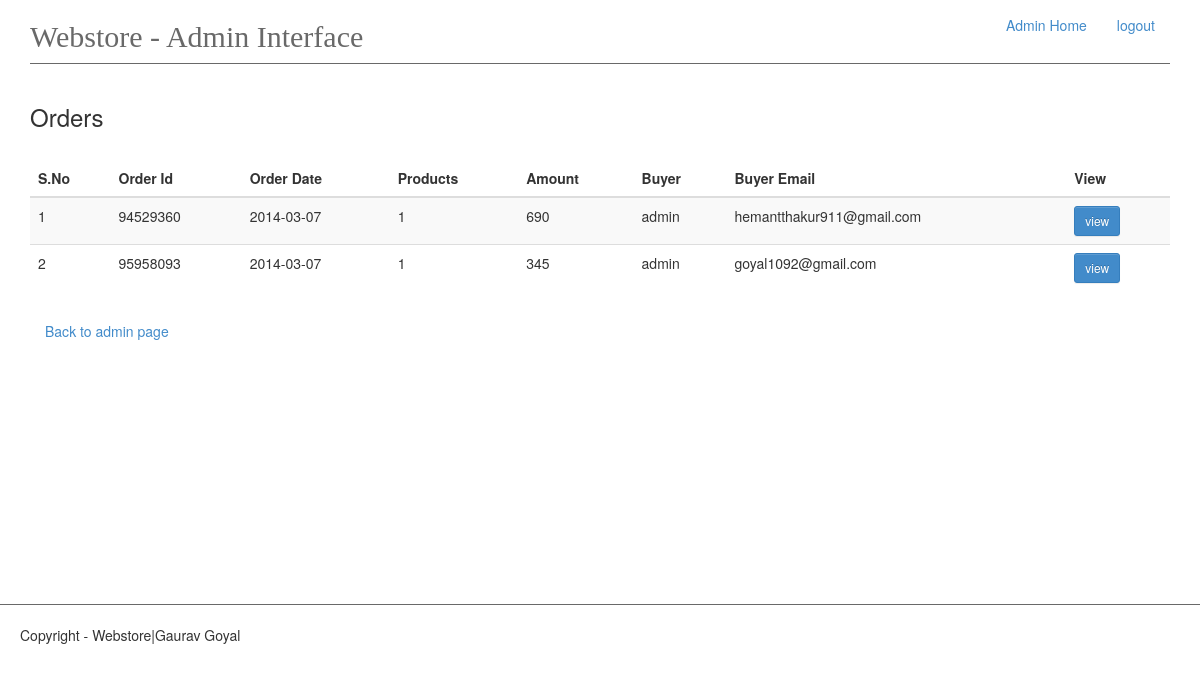
Page /admin/order_list (signed in) on the earlier database version.
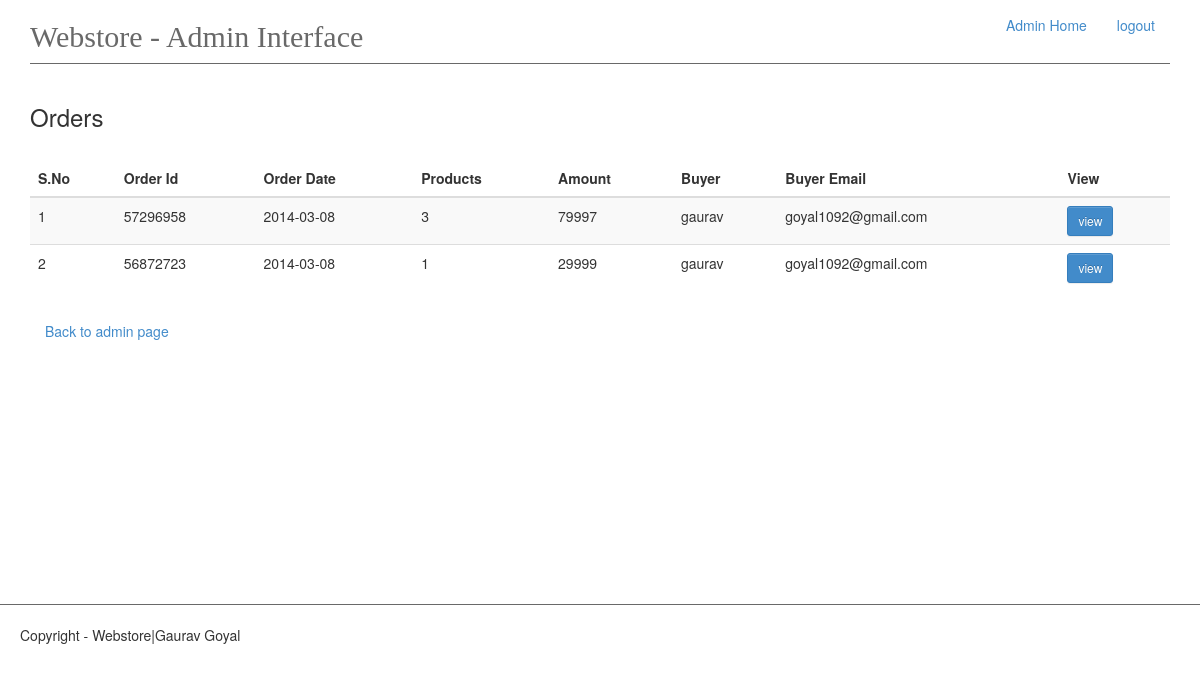
Same page on the later database version.
### app/models.py (models this page shows)
class OrderId(db.Model):
    id = db.Column(db.Integer, primary_key=True)
    order_id = db.Column(db.Integer, unique=True)
    buyer_name = db.Column(db.String(60))
    buyer_address = db.Column(db.String(200))
    total_products = db.Column(db.Integer)
    date = db.Column(db.DATE)
    email = db.Column(db.String(120))
    phone = db.Column(db.Integer)
    total_amount = db.Column(db.Integer)
    user = db.Column(db.String(60))

### app/views.py (the view)
@app.route('/admin/order_list')
@login_required
def orders():
    order = OrderId.query.all()
    return render_template('admin-panel/orders.html', orders=order)

### app/__init__.py (called while the page is built)
@admin_login.user_loader
def load_user(id):
    return Admin.query.get(int(id))

### app/templates/admin-panel/orders.html
{% extends 'admin-panel/admin.html' %}
{% block content %}
    <h3>Orders</h3>
    <br>
    <table class="table table-striped table-responsive col-md-6" id="cart_table">
        <thead>
        <tr>
            <th>S.No</th>
            <th>Order Id</th>
            <th>Order Date</th>
            <th>Products</th>
            <th>Amount</th>
            <th>Buyer
            </th>
            <th>Buyer Email</th>
            <th>View</th>
        </tr>
        </thead>
        <tbody>
        {% for item in orders %}
            <tr>
                <td>{{ loop.index }}</td>
                <td>{{ item.order_id }}</td>
                <td>{{ item.date }}</td>
                <td>{{ item.total_products }}</td>
                <td>{{ item.total_amount }}</td>
                <td>{{ item.buyer_name }}</td>
                <td>{{ item.email }}</td>
                <td>
                    <a href="{{ url_for('specific_order', pk = item.id )}}" class="btn btn-sm btn-primary">view</a>
                </td>
            </tr>
        {% endfor %}
        </tbody>
    </table>
    <div class="col-md-12"><a href="{{ url_for('admin_base') }}">Back to admin page</a></div>
{% endblock %}

Differences in the rows shown:
changed OrderId (number 1 of 2 on the later page): order_id "94529360" → "57296958"; date "2014-03-07" → "2014-03-08"; total_products "1" → "3"; total_amount "690" → "79997"; buyer_name "admin" → "gaurav"; email "hemantthakur911@gmail.com" → "goyal1092@gmail.com"
changed OrderId (number 2 of 2 on the later page): order_id "95958093" → "56872723"; date "2014-03-07" → "2014-03-08"; total_amount "345" → "29999"; buyer_name "admin" → "gaurav"
